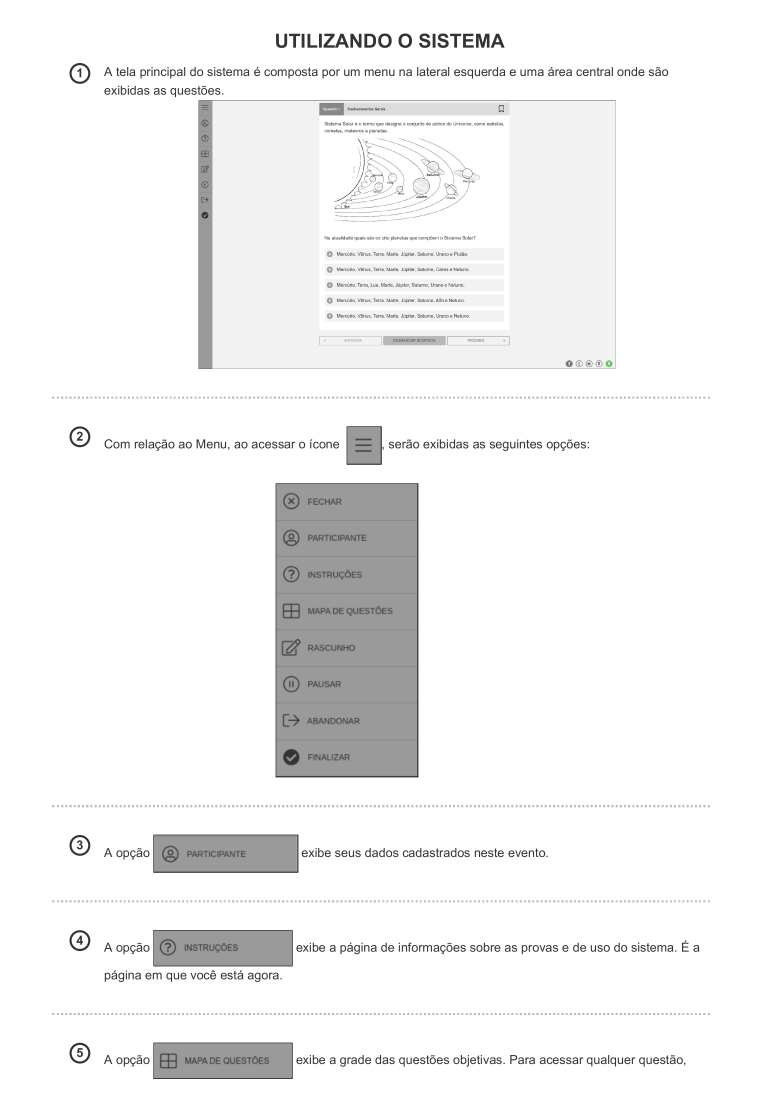
#> input picture 1Passo-ConvertePDF2PNG/imagens/pagina_enem_03.png, 2339 x 3306 px, found by its file name (shown at 1/3 size); its folder holds 4 pictures in this run
$ python remover_bordas.py
#> lines starting #> are read from the running program, lines starting #| are printed output that depends on the picture
"""
Proposito: remover as bordas externas das paginas do ENEM 2022 Digital
Adaptado do codigo original de Alexandre Nassar de Peder
"""

from PIL import Image
import os

# Caminhos relativos corretos a partir da raiz do projeto
pasta_imagens = "1Passo-ConvertePDF2PNG/imagens"
pasta_saida = "2Passo-RemoverBordasPaginasInteiras/sem-bordas-externas"

os.makedirs(pasta_saida, exist_ok=True)

if not os.path.exists(pasta_imagens):
    print(f"Erro: A pasta de origem '{pasta_imagens}' nao foi encontrada!")
else:
    print("Iniciando o corte das bordas externas...")
    for nome_arquivo in os.listdir(pasta_imagens):
        if nome_arquivo.lower().endswith(".png"):
            caminho_entrada = os.path.join(pasta_imagens, nome_arquivo)
            imagem = Image.open(caminho_entrada)
#> imagem is the input picture: PIL image 2339x3306 RGB; mean R, G, B 243, 243, 243

            largura, altura = imagem.size
#> largura = 2339; altura = 3306

            # Mantendo a medicao original de contagem de pixels
            caixa_corte = (276, 390, largura - 276, altura - 280)
#> caixa_corte = (276, 390, 2063, 3026)
            imagem_cortada = imagem.crop(caixa_corte)
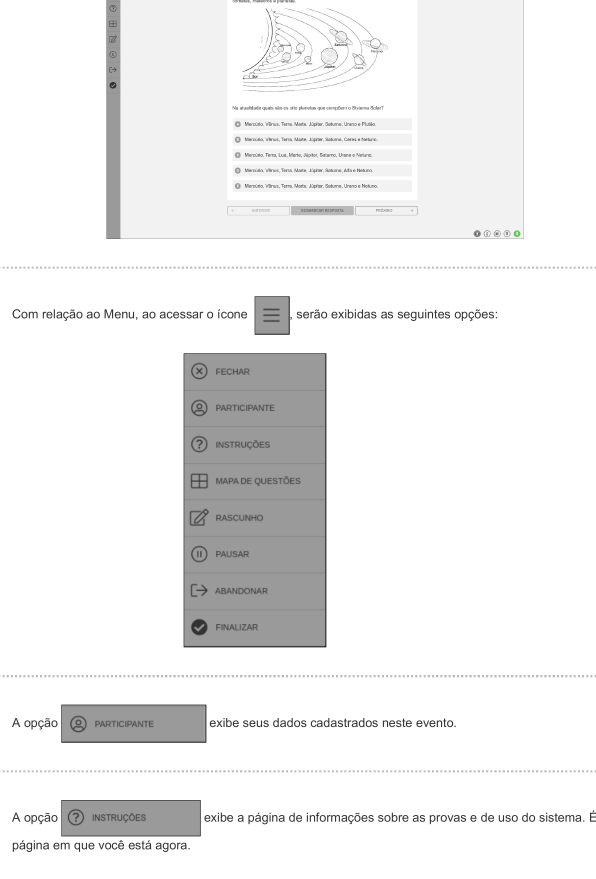
#> imagem_cortada: PIL image 1787x2636 RGB (shown at 1/3 size); mean R, G, B 239.1, 239.1, 239.1

            caminho_saida = os.path.join(pasta_saida, nome_arquivo)
            imagem_cortada.save(caminho_saida)
            print(f"[OK] Bordas removidas: {nome_arquivo}")
#> pass 2 of the loop `for nome_arquivo in os.listdir(pasta_imagens):`:
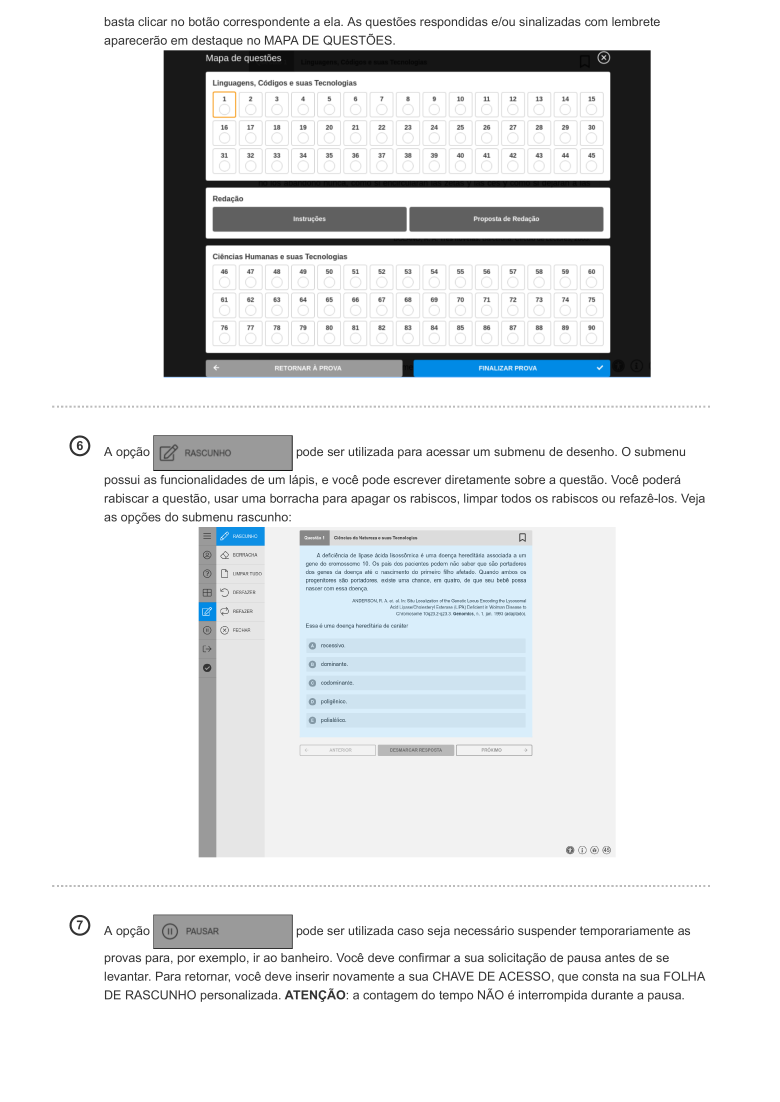
#> input picture 1Passo-ConvertePDF2PNG/imagens/pagina_enem_04.png, 2339 x 3306 px, found by its file name (shown at 1/3 size)
#> imagem is the input picture: PIL image 2339x3306 RGB; mean R, G, B 229.4, 231.2, 232.3
#> `imagem_cortada = imagem.crop(caixa_corte)`:
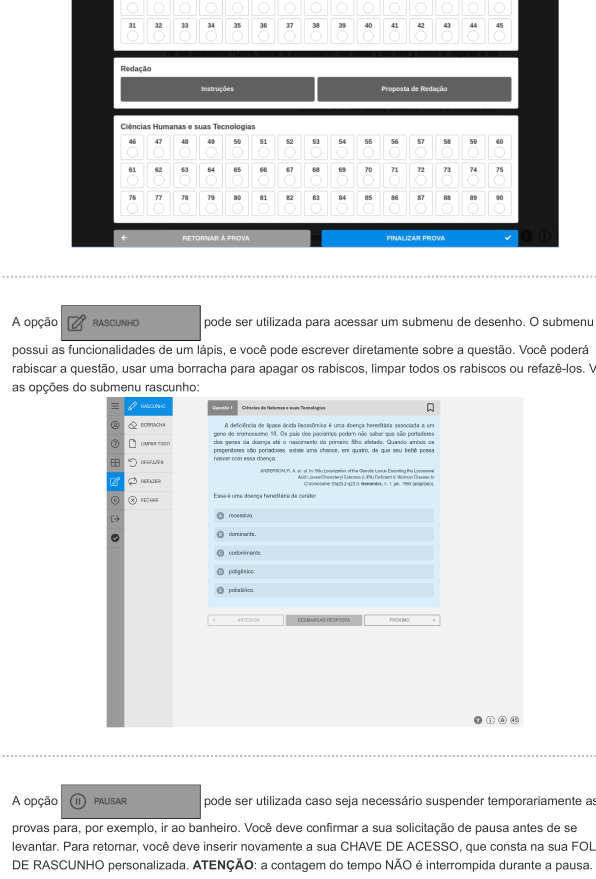
#> imagem_cortada: PIL image 1787x2636 RGB (shown at 1/3 size); mean R, G, B 221.1, 224, 225.9
#> pass 3 of the loop `for nome_arquivo in os.listdir(pasta_imagens):`:
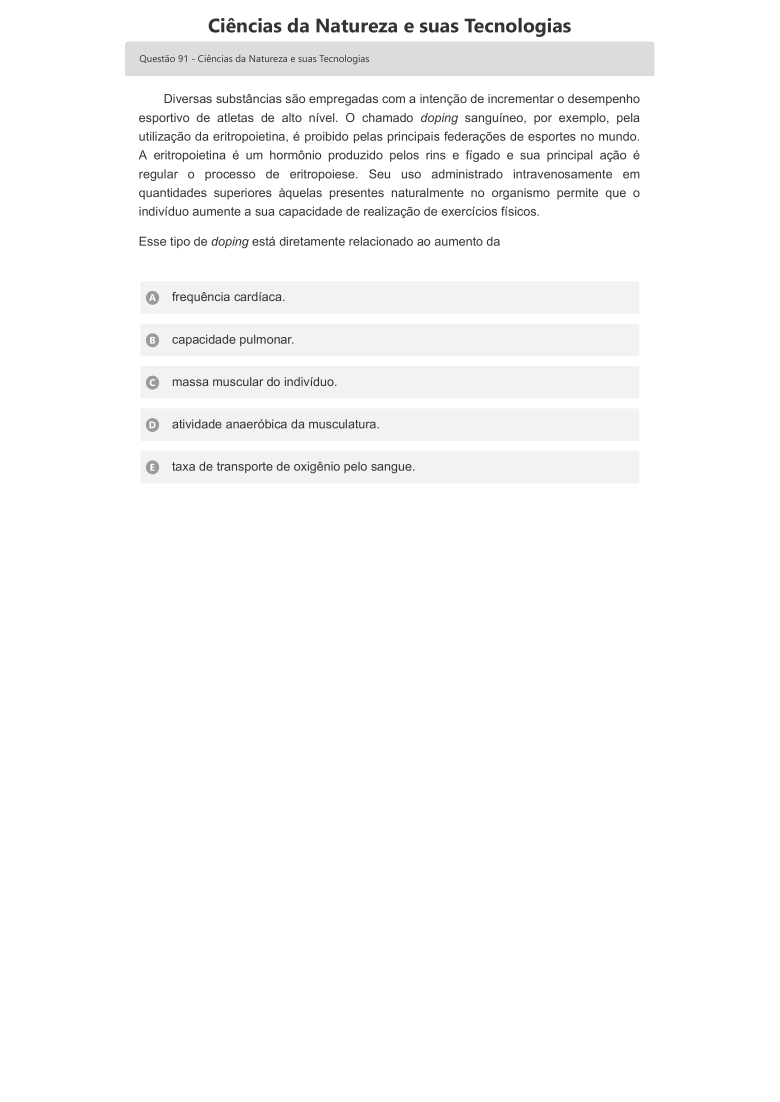
#> input picture 1Passo-ConvertePDF2PNG/imagens/pagina_enem_07.png, 2339 x 3306 px, found by its file name (shown at 1/3 size)
#> imagem is the input picture: PIL image 2339x3306 RGB; mean R, G, B 249.7, 249.7, 249.7
#> `imagem_cortada = imagem.crop(caixa_corte)`:
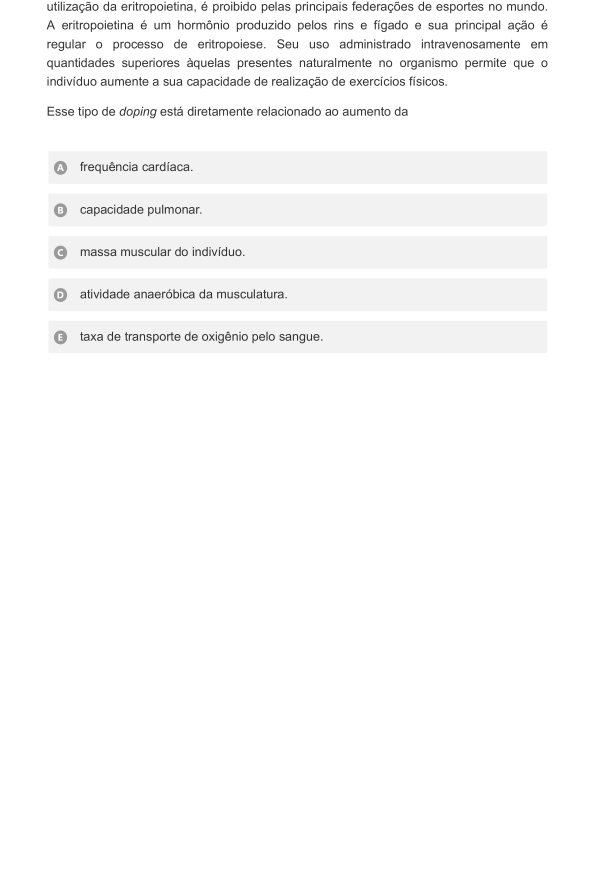
#> imagem_cortada: PIL image 1787x2636 RGB (shown at 1/3 size); min 51, max 255, mean 249.4
#> the loop made 4 passes; the first 3 are shown

    print("\nRecorte das bordas concluido com sucesso!")
